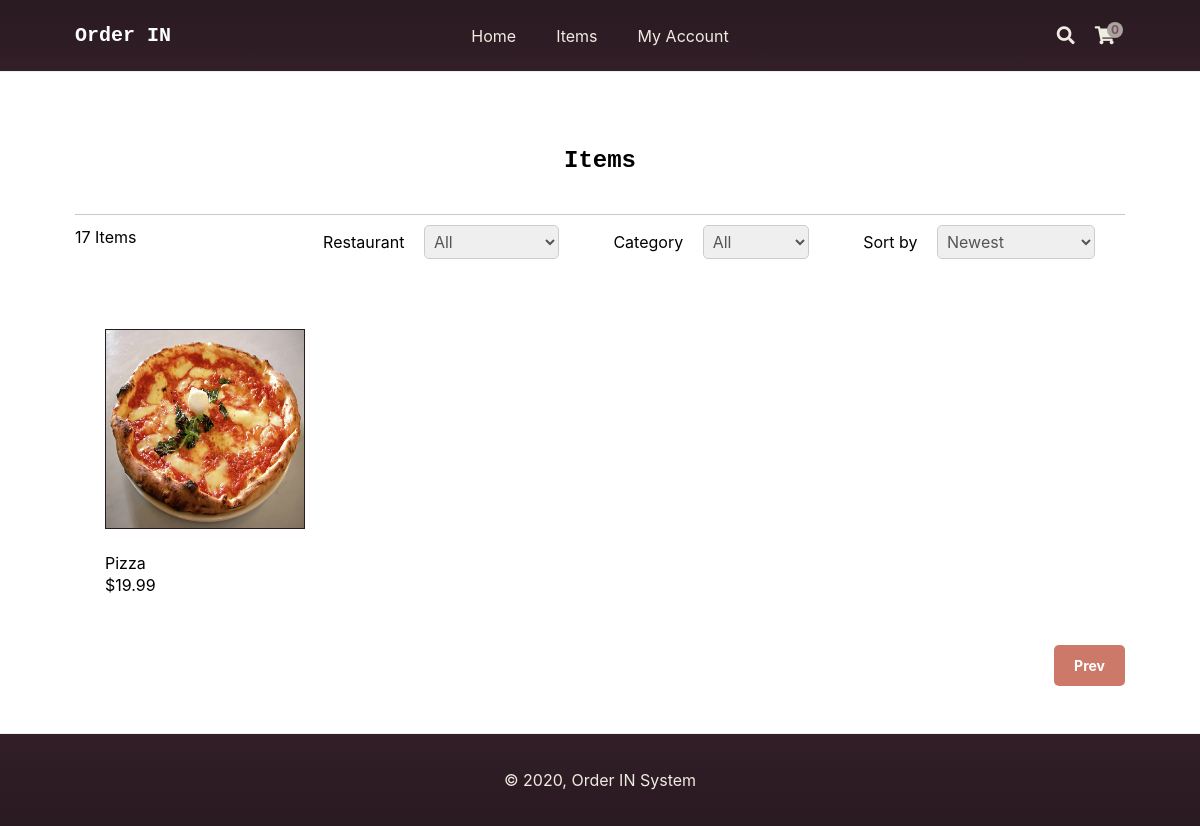
Screenshot of /index.php?page=items&i=3&restaurant=all&category=all&sort=sort3 with the database file from the repository.
### tables this page shows
CREATE TABLE `items` (
  `id` int(11) NOT NULL,
  `name` varchar(200) NOT NULL,
  `desc` text NOT NULL,
  `price` decimal(7,2) NOT NULL,
  `rrp` decimal(7,2) NOT NULL DEFAULT 0.00,
  `quantity` int(11) NOT NULL,
  `img` text NOT NULL,
  `date_added` datetime NOT NULL DEFAULT current_timestamp()
);

### index.php (called while the page is built, shortened)
<?php
include 'functions.php';
$page = isset($_GET['page']) && file_exists($_GET['page'] . '.php') ? $_GET['page'] : 'home';
include $page . '.php';
?>

### items.php (the view, shortened to what this page needs)
<?php
$restaurant = isset($_GET['restaurant']) ? $_GET['restaurant'] : 'all';
$restaurant_sql = '';
$stmt = $pdo->query('SELECT * FROM categories');
$stmt->execute();
$category = isset($_GET['category']) ? $_GET['category'] : 'all';
$category_sql = '';
$sort = isset($_GET['sort']) ? $_GET['sort'] : 'sort3';
$num_items_on_each_page = 8;
$current_page = isset($_GET['i']) && is_numeric($_GET['i']) ? (int)$_GET['i'] : 1;
if ($sort == 'sort1') {
    $stmt = $pdo->prepare('SELECT i.* FROM items i ' . $restaurant_sql . $category_sql .  ' ORDER BY i.name ASC LIMIT :page,:num_items');
} elseif ($sort == 'sort2') {
    $stmt = $pdo->prepare('SELECT i.* FROM items i ' . $restaurant_sql . $category_sql . ' ORDER BY i.name DESC LIMIT :page,:num_items');
} elseif ($sort == 'sort3') {
    $stmt = $pdo->prepare('SELECT i.* FROM items i ' . $restaurant_sql . $category_sql . ' ORDER BY i.date_added DESC LIMIT :page,:num_items');
} elseif ($sort == 'sort4') {
    $stmt = $pdo->prepare('SELECT i.* FROM items i ' . $restaurant_sql . $category_sql . ' ORDER BY i.date_added ASC LIMIT :page,:num_items');
} else {
    $stmt = $pdo->prepare('SELECT i.* FROM items i ' . $restaurant_sql . $category_sql . ' LIMIT :page,:num_items');
}
$stmt->bindValue(':page', ($current_page - 1) * $num_items_on_each_page, PDO::PARAM_INT);
$stmt->bindValue(':num_items', $num_items_on_each_page, PDO::PARAM_INT);
$stmt->execute();
$items = $stmt->fetchAll(PDO::FETCH_ASSOC);
$stmt = $pdo->prepare('SELECT COUNT(*) FROM items i ' .$restaurant_sql . $category_sql);
$stmt->execute();
$total_items = $stmt->fetchColumn()
?>
<?=template_header('Items')?>
<div class="items content-wrapper">
    <h1>Items</h1>
    <div class="items-header">
        <p><?=$total_items?> Items</p>
        <form action="" method="get" class="items-form">
            <label class="restaurant">
                Restaurant
                <select name="restaurant">
                    <option value="all"<?=($restaurant == 'all' ? ' selected' : '')?>>All</option>
                </select>
            </label>
            <label class="category">
                Category
                <select name="category">
                    <option value="all"<?=($category == 'all' ? ' selected' : '')?>>All</option>
                </select>
            </label>
            <label class="sortby">
                Sort by
                <select name="sort">
                    <option value="sort3"<?=($sort == 'sort3' ? ' selected' : '')?>>Newest</option>
                </select>
            </label>
        </form>
    </div>
    <div class="items-wrapper">
        <?php foreach ($items as $item): ?>
        <a href="index.php?page=item&id=<?=$item['id']?>" class="item">
            <?php if (!empty($item['img']) && file_exists('imgs/' . $item['img'])): ?>
            <img src="imgs/<?=$item['img']?>" width="200" height="200" alt="<?=$item['name']?>">
            <?php endif; ?>
            <span class="name"><?=$item['name']?></span>
            <span class="price">
                <?=currency_code?><?=number_format($item['price'],2)?>
            </span>
        </a>
        <?php endforeach; ?>
    </div>
    <div class="buttons">
        <?php if ($current_page > 1): ?>
        <a href="index.php?page=items&i=<?=$current_page-1?>&restaurant=<?=$restaurant?>&category=<?=$category?>&sort=<?=$sort?>">Prev</a>
        <?php endif; ?>
    </div>
</div>
<?=template_footer()?>

### style.css (style rules this page uses)
* { box-sizing: border-box; font-family: -apple-system, BlinkMacSystemFont, "segoe ui", roboto, oxygen, ubuntu, cantarell, "fira sans", "droid sans", "helvetica neue", Arial, sans-serif; font-size: 16px; -webkit-font-smoothing: antialiased; -moz-osx-font-smoothing: grayscale; }
html { height: 100%; }
body { position: relative; min-height: 100%; color: #f0ece2; background-color: white; margin: 0; padding-bottom: 100px; background-image: url(imgs/background.jpg); background-size: cover; }
h1, h2, h3, h4, h5 { color: white; }
.content-wrapper { width: 1050px; margin: 0 auto; }
main .recentlyadded .items, main .items .items-wrapper { background-color:rgba(255, 255, 255, 0.92); display: flex; flex-wrap: wrap; align-items: center; padding: 30px 0 0 0; }
main .recentlyadded .items .item, main .items .items-wrapper .item { display: block; overflow: hidden; text-decoration: none; width: 25%; padding-left: 30px; padding-bottom: 50px; }
main .recentlyadded .items .item img, main .items .items-wrapper .item img { border: 1px solid #291921; transform: scale(1); transition: transform 1s; }
main .recentlyadded .items .item .name, main .items .items-wrapper .item .name { display: block; color: black; padding: 20px 0 2px 0; }
main .recentlyadded .items .item .price, main .items .items-wrapper .item .price { display: block; color: black; }
main > .items h1 { display: block; font-weight: strong; font-family: Rockwell, Courier Bold, Courier, Georgia, Times, Times New Roman, serif; margin: 35px 0 0; padding: 40px 0; font-size: 24px; text-align: center; width: 100%; background-color:rgba(255, 255, 255, 0.92); color: black; border-bottom: 1px solid #CCC8C8; }
main > .items .items-header { display: flex; justify-content: space-between; align-items: center; padding-bottom: 40px; background-color:rgba(255, 255, 255, 0.92); color: black; }
main > .items .items-header p { margin: 0; }
main > .items .items-header label { padding-left: 20px; padding-top: 8px; color: black; }
main > .items .items-header select { padding: 5px; margin-left: 15px; margin-right: 30px; margin-top: 10px; border: 1px solid #ccc; color: #555555; border-radius: 5px; }
main > .items .buttons { text-align: right; padding-bottom: 40px; }
main > .items .buttons a { display: inline-block; text-decoration: none; margin-left: 5px; padding: 12px 20px; border: 0; background: #CC796A; color: #FFFFFF; font-size: 14px; font-weight: bold; border-radius: 5px; }

### rows the page displays
items: img (picture), name "Pizza", price "19.99"

### other values shown
$site_name "Order IN"
$num_items_in_cart "0"
$total_items "17"
